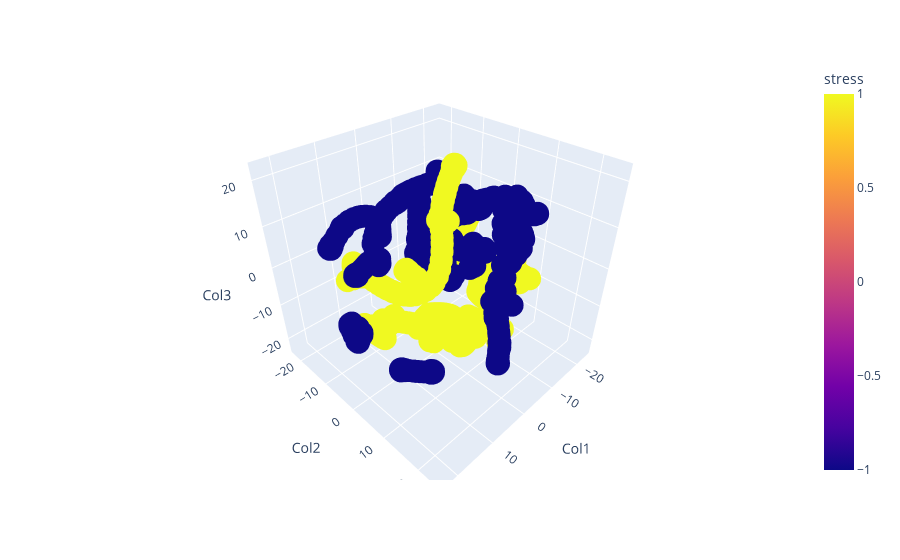

Source (notebook cell):
### Code cell
# t-SNE v1
n_compo = 3
perpx = 50
lr = 200
iters = 3500
driver = '06'
tsne_v1_1 = tsne_helper(n_compo, perpx, lr, driver)

### Figure 1 — Plotly figure (JSON) as saved in the notebook; plotly's stock layout.template omitted (floating-point values rounded to 4 significant figures; data arrays with more than 128 entries replaced by an {"elided": "..."} marker saying what was removed)
{"data": [{"hoverlabel": {"namelength": 0}, "hovertemplate": "Col1=%{x}<br>Col2=%{y}<br>Col3=%{z}<br>stress=%{marker.color}", "legendgroup": "", "marker": {"color": {"elided": "4960 int values"}, "coloraxis": "coloraxis", "symbol": "circle"}, "mode": "markers", "name": "", "scene": "scene", "showlegend": false, "type": "scatter3d", "x": {"elided": "4960 float values"}, "y": {"elided": "4960 float values"}, "z": {"elided": "4960 float values"}}], "layout": {"coloraxis": {"colorbar": {"title": {"text": "stress"}}, "colorscale": [[0, "#0d0887"], [0.1111, "#46039f"], [0.2222, "#7201a8"], [0.3333, "#9c179e"], [0.4444, "#bd3786"], [0.5556, "#d8576b"], [0.6667, "#ed7953"], [0.7778, "#fb9f3a"], [0.8889, "#fdca26"], [1, "#f0f921"]]}, "legend": {"tracegroupgap": 0}, "margin": {"t": 60}, "scene": {"domain": {"x": [0, 1], "y": [0, 1]}, "xaxis": {"title": {"text": "Col1"}}, "yaxis": {"title": {"text": "Col2"}}, "zaxis": {"title": {"text": "Col3"}}}}}
